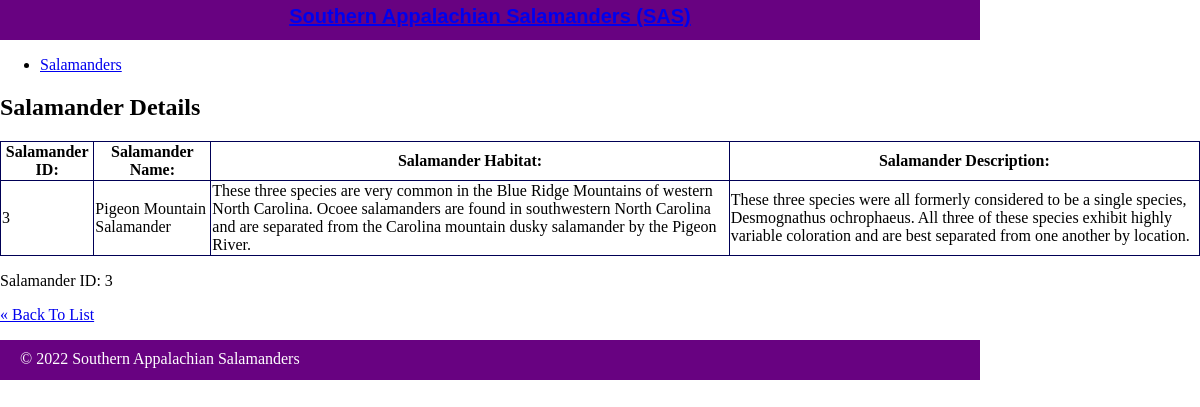
The app's page /salamanders/show.php?id=3 with its own data.
### tables this page shows
CREATE TABLE `salamander` (
  `id` int(11) NOT NULL AUTO_INCREMENT PRIMARY KEY,
  `name` varchar(255) NOT NULL,
  `habitat` text,
  `description` text
);

### private/query_functions.php (called while the page is built, shortened)
<?php
  function find_salamander_by_id($id) {
    global $db;
    $sql = "SELECT * FROM salamander ";
    $sql .= "WHERE id='" . $id . "'";
    $result = mysqli_query($db, $sql);
    $salamander = mysqli_fetch_assoc($result);
    return $salamander;
  }

### private/functions.php (called while the page is built, shortened)
<?php
function url_for($script_path) {
  if($script_path[0] != '/') {
    $script_path = "/" . $script_path;
  }
  return WWW_ROOT . $script_path;
}
function h($string="") {
  return htmlspecialchars($string);
}
?>

### public/salamanders/show.php (the view, shortened to what this page needs)
<?php
  $id = $_GET['id'] ?? '1' ;
  $salamander = find_salamander_by_id($id);
  include(SHARED_PATH . '/salamander-header.php');
?>
<html>
  <h2>Salamander Details</h2>
  <table border="1">
    <tr>
      <th>Salamander ID: </th>
      <th>Salamander Name: </th>
      <th>Salamander Habitat: </th>
      <th>Salamander Description: </th>
    </tr>
    <tr>
      <td>
        <?php echo h($salamander['id']); ?>
      </td>
      <td>
        <?php echo h($salamander['name']); ?>
      </td>
      <td>
        <?php echo h($salamander['habitat']); ?>
      </td>
      <td>
        <?php echo h($salamander['description']); ?>
      </td>
    </tr>
  </table>
  <p>Salamander ID: <?php echo h($id); ?></p>
  <p>
    <a class="back-link" href="<?php echo url_for('/salamanders/index.php'); ?>">&laquo; Back To List</a>
  </p>
</html>
<?php include(SHARED_PATH . '/salamander-footer.php'); ?>

### public/stylesheets/salamanders.css (style rules this page uses)
html { height: 100%; width: 100%; }
body { height: 980px; width: 100%; margin: 0; padding: 0; }
table { border-collapse: collapse; vertical-align: top; }

### private/shared/salamander-header.php (style rules this page uses)
table, tr, th, td { border: solid #005 1px; }

### records on screen
salamander: id "3", name "Pigeon Mountain Salamander", habitat "These three species are very common in the Blue Ridge Mountains of western North Carolina. Ocoee salamanders are found in southwestern North Carolina and are separated from the Carolina mountain dusky salamander by the Pigeon River.", description "These three species were all formerly considered to be a single species, Desmognathus ochrophaeus. All three of these species exhibit highly variable coloration and are best separated from one another by location."

### other values on screen
$id "3"
